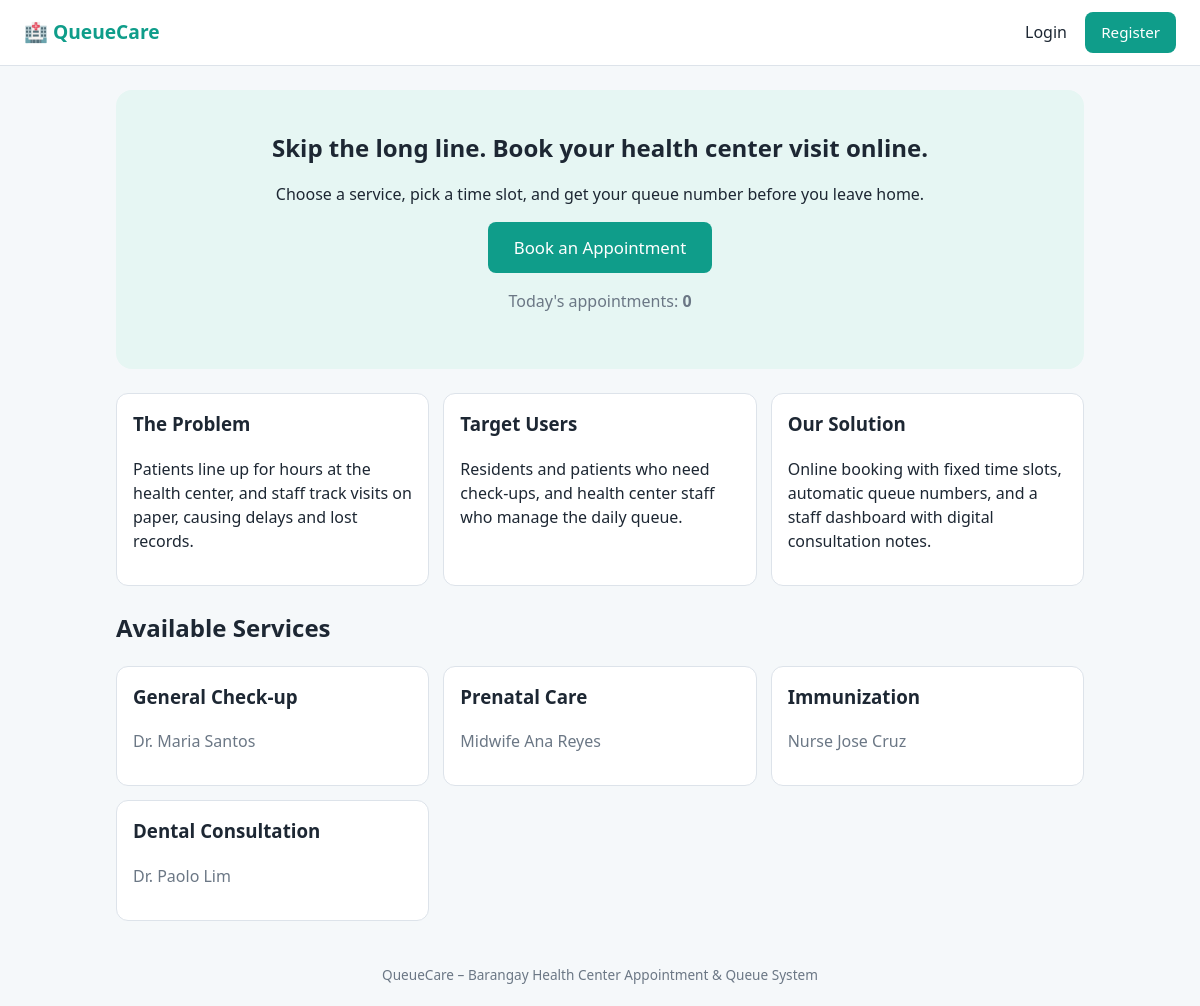
The page / on the database its author committed.
### tables this page shows
CREATE TABLE services(
        id INTEGER PRIMARY KEY AUTOINCREMENT,
        name TEXT NOT NULL,
        provider TEXT NOT NULL
    );

### app.py (the view)
@app.route("/")
def index():
    db = get_db()
    today = date.today().isoformat()
    total = db.execute("SELECT COUNT(*) FROM appointments WHERE appt_date=? AND status!='Cancelled'",
                       (today,)).fetchone()[0]
    services = db.execute("SELECT * FROM services").fetchall()
    return render_template("index.html", total=total, services=services)

### app.py (called while the page is built)
def get_db():
    if "db" not in g:
        g.db = sqlite3.connect(DB_PATH)
        g.db.row_factory = sqlite3.Row
    return g.db

### templates/index.html
{% extends "base.html" %}
{% block content %}
<section class="hero">
  <h1>Skip the long line. Book your health center visit online.</h1>
  <p>Choose a service, pick a time slot, and get your queue number before you leave home.</p>
  <a class="btn big" href="{{ url_for('book') if session.user_id else url_for('register') }}">Book an Appointment</a>
  <p class="muted">Today's appointments: <b>{{ total }}</b></p>
</section>
<section class="grid3">
  <div class="card"><h3>The Problem</h3>
    <p>Patients line up for hours at the health center, and staff track visits on paper, causing delays and lost records.</p></div>
  <div class="card"><h3>Target Users</h3>
    <p>Residents and patients who need check-ups, and health center staff who manage the daily queue.</p></div>
  <div class="card"><h3>Our Solution</h3>
    <p>Online booking with fixed time slots, automatic queue numbers, and a staff dashboard with digital consultation notes.</p></div>
</section>
<h2>Available Services</h2>
<div class="grid3">
  {% for s in services %}
  <div class="card"><h3>{{ s.name }}</h3><p class="muted">{{ s.provider }}</p></div>
  {% endfor %}
</div>
{% endblock %}

### templates/base.html (shortened to what this page needs)
<!DOCTYPE html>
<html lang="en">
<head>
<link rel="stylesheet" href="{{ url_for('static', filename='style.css') }}">
</head>
<body>
<header class="nav">
  <a class="brand" href="{{ url_for('index') }}">🏥 QueueCare</a>
  <nav>
    {% if session.user_id %}
      {% if session.role == 'staff' %}
        <a href="{{ url_for('staff') }}">Dashboard</a>
      {% else %}
        <a href="{{ url_for('book') }}">Book</a>
        <a href="{{ url_for('my') }}">My Appointments</a>
      {% endif %}
      <a href="{{ url_for('logout') }}">Logout ({{ session.name }})</a>
    {% else %}
      <a href="{{ url_for('login') }}">Login</a>
      <a class="btn" href="{{ url_for('register') }}">Register</a>
    {% endif %}
  </nav>
</header>
<main class="container">
  {% block content %}{% endblock %}
</main>
<footer>QueueCare – Barangay Health Center Appointment &amp; Queue System</footer>
</body>
</html>

### static/style.css (style rules this page uses)
:root { --ac:#0f9d8a;--ac2:#e6f6f3;--tx:#1d2733;--mu:#6b7785;--bd:#dde3ea;--bg:#f5f8fa }
* { box-sizing:border-box }
body { margin:0;font-family:system-ui,"Segoe UI",sans-serif;background:var(--bg);color:var(--tx);line-height:1.5 }
a { color:var(--ac) }
.nav { display:flex;justify-content:space-between;align-items:center;flex-wrap:wrap;gap:8px;background:#fff;padding:12px 24px;border-bottom:1px solid var(--bd) }
.brand { font-weight:700;font-size:1.2rem;text-decoration:none;color:var(--ac) }
nav a { margin-left:14px;text-decoration:none;color:var(--tx) }
nav a.btn { color:#fff }
.container { max-width:1000px;margin:24px auto;padding:0 16px;min-height:70vh }
footer { text-align:center;color:var(--mu);padding:20px;font-size:.85rem }
.btn { display:inline-block;background:var(--ac);color:#fff;border:0;border-radius:8px;padding:9px 16px;cursor:pointer;text-decoration:none;font-size:.95rem }
.btn.big { padding:13px 26px;font-size:1.05rem }
.hero { text-align:center;background:var(--ac2);border-radius:16px;padding:40px 20px;margin-bottom:24px }
.hero h1 { margin:0 0 8px }
.grid3 { display:grid;grid-template-columns:repeat(auto-fit,minmax(240px,1fr));gap:14px;margin-bottom:24px }
.card { background:#fff;border:1px solid var(--bd);border-radius:12px;padding:16px }
.card h3 { margin-top:0 }
.muted { color:var(--mu) }

### rows shown on the page
services: name "General Check-up", provider "Dr. Maria Santos"
services: name "Prenatal Care", provider "Midwife Ana Reyes"
services: name "Immunization", provider "Nurse Jose Cruz"
services: name "Dental Consultation", provider "Dr. Paolo Lim"

### other values the page prints
{{ total }} "0"
